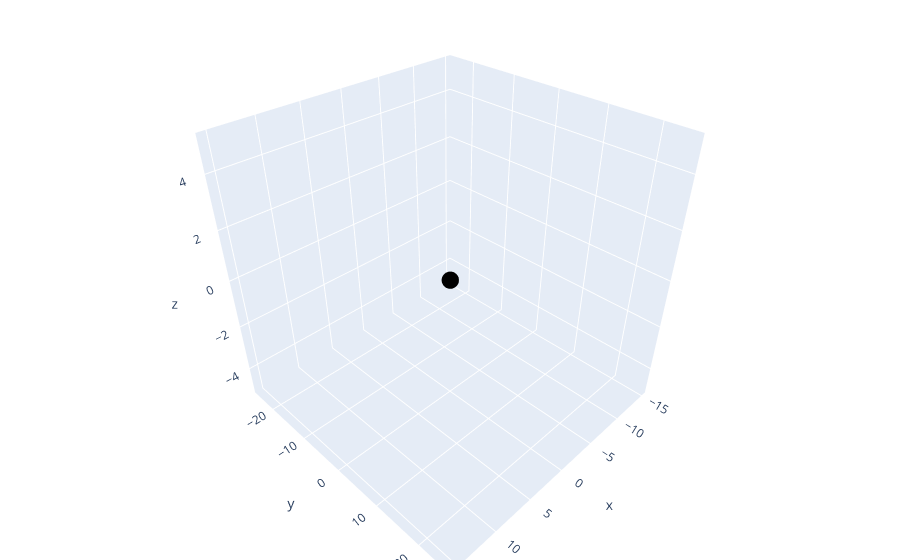

The cell this chart's notebook holds for it:
### Code cell
import plotly.graph_objects as go

# two vectors in R3
v1 = np.array([ 3,5,1 ])
v2 = np.array([ 0,2,2 ])

# uncomment the lines below for the second part
v1 = np.array([ 3.0,5.0,1.0 ])
v2 = np.array([ 1.5,2.5,0.5 ])


# random scalars in the x-axis range
scalars = np.random.uniform(low=-4,high=4,size=(100,2))



# create random points
points = np.zeros((100,3))
for i in range(len(scalars)):

  # define this point as a random weighted combination of the two vectors
  points[i,:] = v1*scalars[i,0] + v2*scalars[i,1]


# draw the dots in the plane
fig = go.Figure( data=[go.Scatter3d(x=points[:,0], y=points[:,1], z=points[:,2], 
                                    mode='markers', marker=dict(size=6,color='black') )])

fig.update_layout(margin=dict(l=0,r=0,b=0,t=0))
fig.show()
